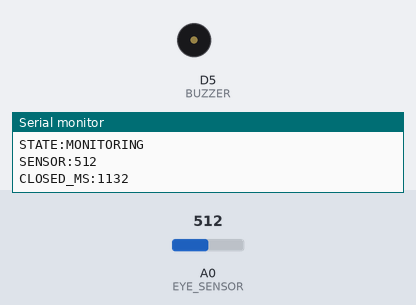
Simulated run of this sketch. Board: ESP8266 (NodeMCU). Shown: buzzer (waves = sounding, pin HIGH), the last lines printed to the serial monitor. Inputs (shaded band) come from the test bench; at power-on: A0 (EYE_SENSOR) = 512.

Above: at 1.2 s.
1.3 s: A0 (EYE_SENSOR) set to 309
3.5 s: A0 (EYE_SENSOR) set to 282
At 4.7 s:
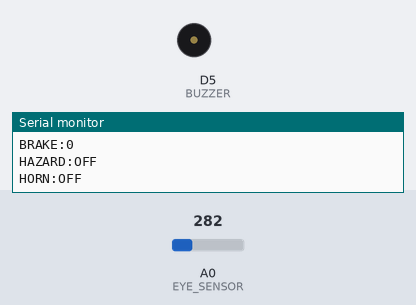
5.0 s: A0 (EYE_SENSOR) set to 306
At 7.8 s:
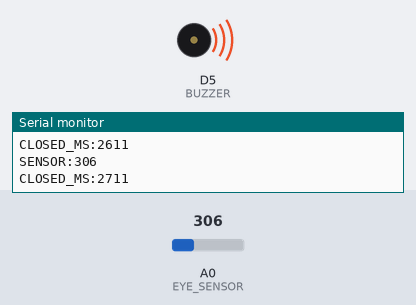
8.0 s: A0 (EYE_SENSOR) set to 290
At 9.5 s:
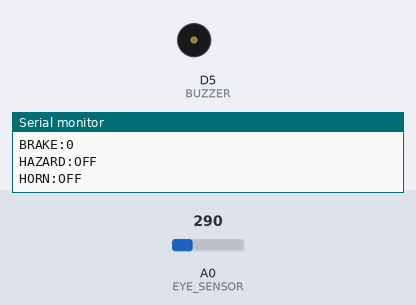
Timing chart, 0 to 10.6 s (numbered marks = the images above; inputs shaded):
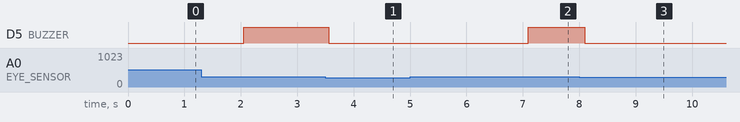

The sketch:

esp8266_drowsiness.ino
```cpp
#define EYE_SENSOR A0
#define BUZZER D5

const int CLOSED_THRESHOLD = 300;

const unsigned long BUZZER_DELAY_MS = 2000;
const unsigned long DROWSY_START_MS = 5000;
const unsigned long FULL_STOP_MS = 10000;

bool eyeClosed = false;
bool buzzerOn = false;
bool stopped = false;

unsigned long eyeClosedStart = 0;
unsigned long lastMonitoringMessage = 0;

void setBuzzer(bool on) {
  if (buzzerOn == on) {
    return;
  }

  buzzerOn = on;

  digitalWrite(
    BUZZER,
    on ? HIGH : LOW
  );

  Serial.println(
    on ? "BUZZER:ON" : "BUZZER:OFF"
  );
}

void setup() {
  Serial.begin(9600);

  pinMode(
    BUZZER,
    OUTPUT
  );

  digitalWrite(
    BUZZER,
    LOW
  );

  Serial.println("SYSTEM_READY");
  Serial.println("STATE:NORMAL");
  Serial.println("BRAKE:0");
  Serial.println("HAZARD:OFF");
  Serial.println("HORN:OFF");
  Serial.println("BUZZER:OFF");
}

void loop() {
  int eyeValue =
    analogRead(
      EYE_SENSOR
    );

  Serial.print("SENSOR:");
  Serial.println(eyeValue);

  bool currentlyClosed =
    eyeValue >
    CLOSED_THRESHOLD;

  if (currentlyClosed) {
    if (!eyeClosed) {
      eyeClosed = true;
      stopped = false;

      eyeClosedStart =
        millis();

      Serial.println(
        "EYE_CLOSED"
      );
    }

    unsigned long closedTime =
      millis() -
      eyeClosedStart;

    Serial.print(
      "CLOSED_MS:"
    );

    Serial.println(
      closedTime
    );

    if (
      closedTime >=
      BUZZER_DELAY_MS
    ) {
      setBuzzer(true);
    }

    if (
      closedTime <
      DROWSY_START_MS
    ) {
      if (
        millis() -
        lastMonitoringMessage >=
        500
      ) {
        Serial.println(
          "STATE:MONITORING"
        );

        lastMonitoringMessage =
          millis();
      }
    }

    else if (
      closedTime <
      FULL_STOP_MS
    ) {
      Serial.println(
        "STATE:DROWSY"
      );

      Serial.println(
        "HAZARD:ON"
      );

      Serial.println(
        "HORN:ON"
      );

      int braking =
        map(
          closedTime,
          DROWSY_START_MS,
          FULL_STOP_MS,
          0,
          100
        );

      braking =
        constrain(
          braking,
          0,
          100
        );

      Serial.print(
        "BRAKE:"
      );

      Serial.println(
        braking
      );
    }

    else {
      if (!stopped) {
        stopped = true;

        Serial.println(
          "STATE:EMERGENCY_STOP"
        );

        Serial.println(
          "BRAKE:100"
        );

        Serial.println(
          "SPEED:0"
        );

        Serial.println(
          "HAZARD:ON"
        );

        Serial.println(
          "HORN:ON"
        );

        Serial.println(
          "VEHICLE_STOPPED"
        );

        Serial.println(
          "SOS:TRIGGER"
        );
      }
    }
  }

  else {
    if (eyeClosed) {
      Serial.println(
        "EYE_OPEN"
      );
    }

    eyeClosed = false;
    eyeClosedStart = 0;
    stopped = false;

    setBuzzer(false);

    Serial.println(
      "STATE:NORMAL"
    );

    Serial.println(
      "BRAKE:0"
    );

    Serial.println(
      "HAZARD:OFF"
    );

    Serial.println(
      "HORN:OFF"
    );
  }

  delay(100);
}
```

Measured:
- after the input at 3.5 s, D5 (BUZZER): HIGH → LOW after 0.06 s
- after the input at 5.0 s, D5 (BUZZER): LOW → HIGH after 2.1 s
- after the input at 8.0 s, D5 (BUZZER): HIGH → LOW after 0.10 s
